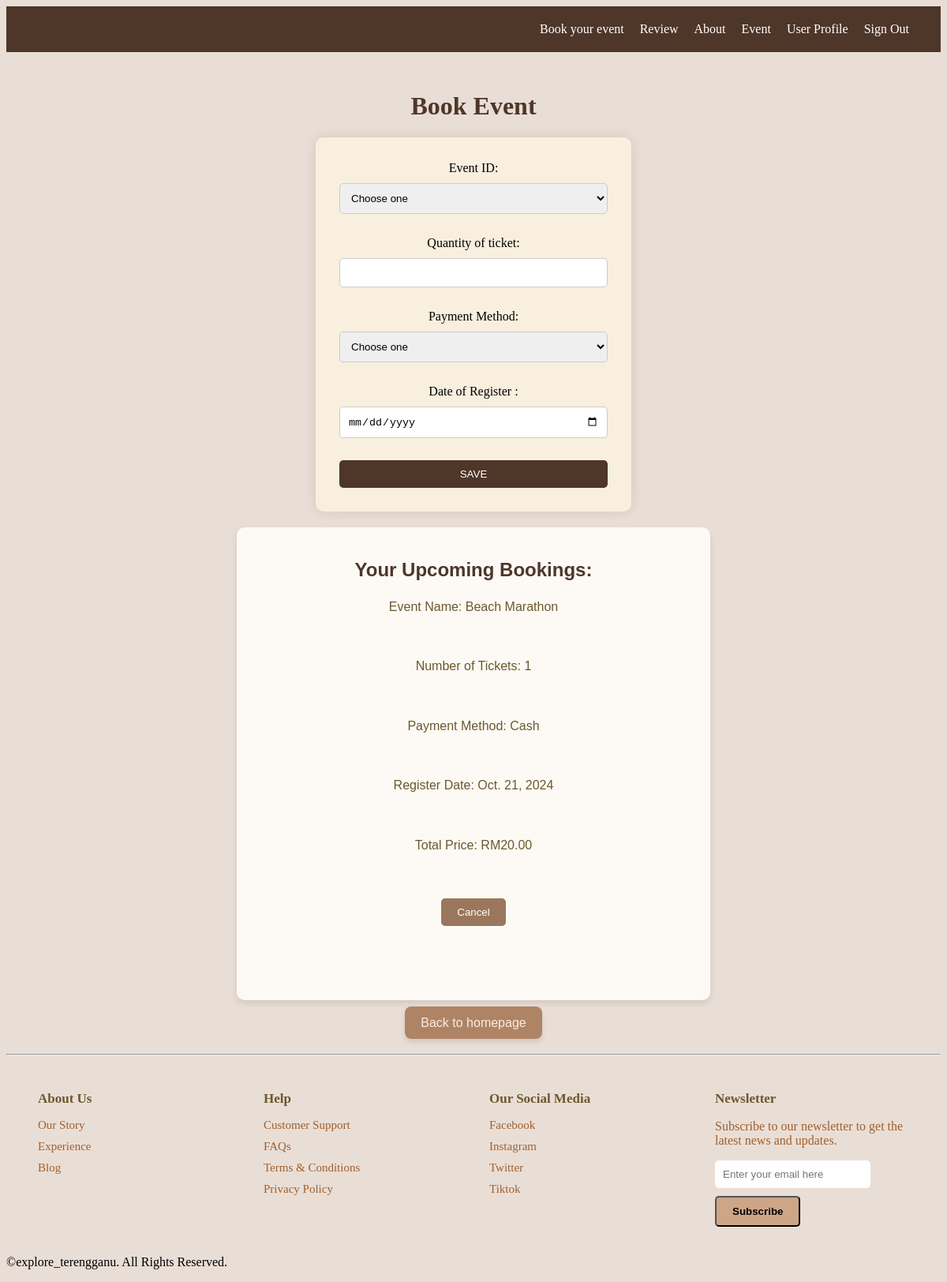
/explore_terengganu/index2/registerevent (signed in), run on the app's committed database.
### registration/models.py (models this page shows)
class Register (models.Model):
    registerID=models.AutoField(primary_key=True)
    userID=models.ForeignKey(User, on_delete=models.CASCADE)
    eventID=models.ForeignKey(Event, on_delete=models.CASCADE)
    numofticket=models.IntegerField()
    registerdate= models.DateField()
    paymentmethod= models.CharField(max_length= 20)
    totalprice= models.IntegerField()
    registerstatus=models.CharField(max_length=15)

class Event (models.Model):
    eventID= models.AutoField(primary_key=True)
    eventname=models.CharField(max_length=100)
    eventlocation=models.CharField(max_length=100)
    eventprice= models.FloatField()
    startdate=models.DateField()
    enddate= models.DateField()

### registration/views.py (the view, shortened to what this page needs)
# urls.py: path('index2/registerevent', views.registerevent, name='registerevent'),
def registerevent(request):
    if 'user' in request.session:
        s_username = request.session['user']
        user = User.objects.get(username=s_username)
        all_event = Event.objects.all().values()
        userregister= Register.objects.filter(userID=user)
        return render(request, "registerevent.html", {'all_event': all_event, 's_username': s_username, 'userregister':userregister})
    else:
        return redirect('registeracc')

### registration/templates/registerevent.html (shortened to what this page needs)
<!DOCTYPE html>
<html lang="en">
<head>
    {% load static%}
    <link rel="stylesheet" href="{%static 'css/registerevent.css'%}">
</head>
<body>
    <div class="container">
        <div class="header">
            <nav id="menu">
                <ul>
                  <li><a href="registerevent">Book your event</a></li>
                  <li><a href="display_review">Review</a></li>
                  <li><a href="aboutus2">About</a></li>
                  <li><a href="bookevent2">Event</a></li>
                  <li><a href="userdashboard">User Profile</a></li>
                  <li><a href="{% url 'sign_out' %}">Sign Out</a></li>
                </ul>
              </nav>
        </div>
        <div class="content">
            <center>
            <h1>Book Event</h1>
            <form action="registerevent" method="post" class="register-form">
                Event ID:
                <select name="all_event" id="textbox">
                    <option value="Choose">Choose one</option>
                </select><br><br>
                Quantity of ticket: <input type="number" name="numofticket" id="textbox"><br><br>
                Payment Method: <select name="paymentmethod" id="textbox" >
                    <option value="Choose">Choose one</option>
                    <option value="Card">Card</option></select><br><br>
                Date of Register :  <input type="date" name="registerdate" id="textbox"><br><br>
                <input type="submit" value="SAVE" id="register-button">
            </form>
            <div class="history-booking">
                {% for register in userregister %}
                    <h2>Your Upcoming Bookings:</h2>
                    <p>Event Name: {{ register.eventID.eventname }}</p><br>
                    <p>Number of Tickets: {{ register.numofticket }}</p><br>
                    <p>Payment Method: {{ register.paymentmethod }}</p><br>
                    <p>Register Date: {{register.registerdate }}</p><br>
                    <p>Total Price: RM{{ register.totalprice }}.00</p><br>
                    <form method="POST" action="{% url 'registerevent' %}">
                        <button type="submit" name="cancel_register" id="cancel-button">Cancel</button>
                    </form><br><br><br>
                {% endfor %}
            </div>
            </center>
            <div class="button-below">
                <a href="{% url 'index2' %}" id="btn11">Back to homepage</a>
            </div>
        </div>
        <hr id="footer-line">
        <div class="footer-container">
            <div class="footer-column">
                <h3 id="title-footer">About Us</h3>
                <a href="#">Our Story</a>
                <a href="#">Experience</a>
                <a href="#">Blog</a>
            </div>
            <div class="footer-column">
                <h3 id="title-footer">Help</h3>
                <a href="#">Customer Support</a>
                <a href="#">FAQs</a>
                <a href="#">Terms & Conditions</a>
                <a href="#">Privacy Policy</a>
            </div>
            <div class="footer-column">
                <h3 id="title-footer">Our Social Media</h3>
                <a href="#">Facebook</a>
                <a href="#">Instagram</a>
                <a href="#">Twitter</a>
                <a href="#">Tiktok</a>
            </div>
            <div class="footer-column">
                <h3 id="title-footer">Newsletter</h3>
                <p id="footersentences">Subscribe to our newsletter to get the latest news and updates.</p>
                <div class="footer-newsletter">
                    <form name="myForm" onsubmit="return validateForm()" method="post">
                        <input type="email"  id="mail" name=newsletteremail >
                        <input type="submit" value="Subscribe" class="sub-btn">
                    </form>
                </div>
            </div>
        </div>
        <p>&copy;explore_terengganu. All Rights Reserved.</p>
    </div>
</body>
</html>

### registration/static/css/registerevent.css (style rules this page uses)
* { box-sizing: border-box; }
body { background-color: #E9DED6; }
.header { background-color: #4E3629; padding: 20px; text-align: right; position: sticky; top: 0; }
#menu ul { list-style: none; margin: 0; padding: 0; display: flex; justify-content: flex-end; }
#menu li { margin-right: 20px; }
#menu a { color: #fff; text-decoration: none; transition: color 0.2s ease; }
.button-below { text-align: center; font-family: Arial, sans-serif; }
.button-below a { background-color: #af8464; border: none; padding: 12px 20px; border-radius: 8px; cursor: pointer; font-size: 16px; transition: background-color 0.3s, transform 0.2s; box-shadow: 0 4px 6px rgba(0, 0, 0, 0.1); color: #fbece0; text-decoration: none; }
h1 { color:#4E3629; margin-top: 50px; text-align: center; }
.register-form { background-color: #f8efde; padding: 30px; border-radius: 10px; box-shadow: 0 0 15px rgba(0, 0, 0, 0.1); max-width: 400px; width: 100%; margin: 20px; }
#textbox { width: 100%; padding: 10px; margin: 10px 0; border: 1px solid #ccc; border-radius: 5px; }
#register-button { width: 100%; padding: 10px; background-color: #4E3629; color: #fff; border: none; border-radius: 5px; cursor: pointer; }
.history-booking { background-color: #fdfaf5; padding: 20px; border-radius: 10px; max-width: 600px; margin: 20px auto; box-shadow: 0 4px 8px rgba(0, 0, 0, 0.1); font-family: Arial, sans-serif; }
.history-booking h2 { color: #4E3629; text-align: center; margin-bottom: 20px; font-size: 24px; }
.history-booking p { font-size: 16px; color: #6b592c; line-height: 1.6; }
#cancel-button { background-color: #9a775c; color: white; padding: 10px 20px; border: none; border-radius: 5px; cursor: pointer; transition: background-color 0.3s, transform 0.2s; display: block; margin: 20px auto; }
#footer-line { margin-top: 30px; }
.footer-container { display: flex; justify-content: space-around; max-width: 1200px; margin: auto; padding: 0 20px; }
.footer-column { flex: 1; margin: 20px; min-width: 200px; }
#title-footer { margin-bottom: 15px; font-size: 17px; color: #6b592c; }
.footer-column a { color: #A25F2B; text-decoration: none; margin-bottom: 10px; display: block; transition: color 0.3s; font-size: 15px; }
#mail { padding: 10px; border: none; border-radius: 5px; margin-right: 10px; width: 80% }
#footersentences { color: #A25F2B; }
.sub-btn { padding: 10px 20px; border-radius: 5px; background-color: #cda688; color: black; font-weight: bold; cursor: pointer; margin-top: 10px; }

### data on the page
Register: eventID.eventname "Beach Marathon", numofticket "1", paymentmethod "Cash", registerdate "Oct. 21, 2024", totalprice "20"
